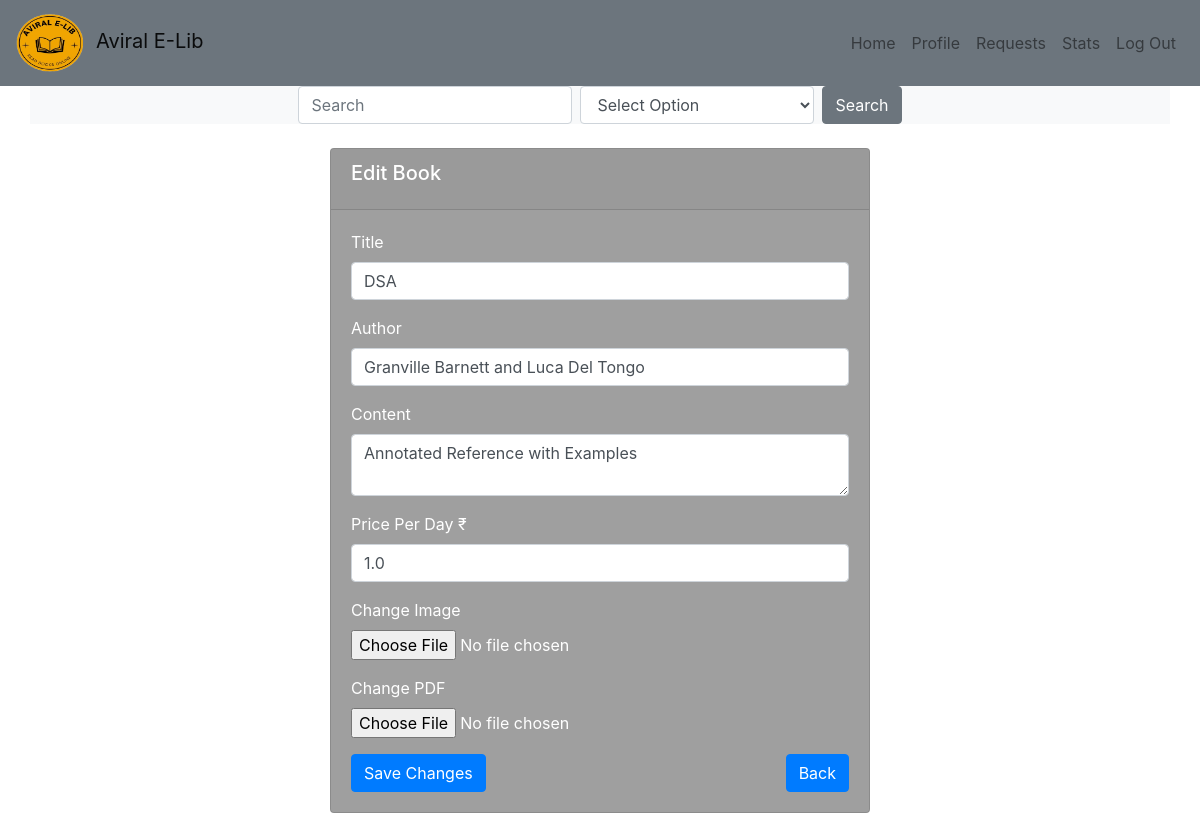
The app's page /edit_book/1 with its own data.
### application/models.py (models this page shows, shortened)
class Book(db.Model):
    id = db.Column(db.Integer, primary_key=True)
    title = db.Column(db.String(100), nullable=False)
    author = db.Column(db.String(100), nullable=False)
    content = db.Column(db.Text, nullable=False)
    image = db.Column(db.String(200), nullable=False)
    pdf = db.Column(db.String(200), nullable=False)
    section_id = db.Column(db.Integer, db.ForeignKey('section.id'), nullable=False)
    section = db.relationship('Section', backref=db.backref('books', lazy=True))
    date_created = db.Column(db.DateTime, nullable=False, default=datetime.utcnow)
    price_per_day = db.Column(db.Float, nullable=False)

### application/routes.py (the view, shortened to what this page needs)
@app.route('/edit_book/<int:book_id>', methods=['GET', 'POST'])
def edit_book(book_id):
    book = Book.query.get_or_404(book_id)
    section_id = book.section_id
    return render_template('edit_book.html', book=book, section_id=section_id)

### templates/edit_book.html
{% extends 'basefor_admin.html' %}
{% block content %}
<div class="container py-4">
    <div class="row justify-content-center">
        <div class="col-md-6">
            <div class="card">
                <div class="card-header">
                    <h5 class="card-title">Edit Book</h5>
                </div>
                <div class="card-body">
                    <form method="post" enctype="multipart/form-data">
                        <div class="form-group">
                            <label for="title">Title</label>
                            <input type="text" class="form-control" id="title" name="title" value="{{ book.title }}">
                        </div>
                        <div class="form-group">
                            <label for="author">Author</label>
                            <input type="text" class="form-control" id="author" name="author" value="{{ book.author }}">
                        </div>
                        <div class="form-group">
                            <label for="content">Content</label>
                            <textarea class="form-control" id="content" name="content">{{ book.content }}</textarea>
                        </div>
                        <div class="form-group">
                            <label for="rate">Price Per Day ₹</label>
                            <input type="number" class="form-control" id="price_per_day" name="price_per_day" value="{{ book.price_per_day }}" step="0.01">
                        </div>
                        <div class="form-group">
                            <label for="image">Change Image</label>
                            <input type="file" class="form-control-file" id="image" name="image" accept="image/*">
                        </div>
                        <div class="form-group">
                            <label for="pdf">Change PDF</label>
                            <input type="file" class="form-control-file" id="pdf" name="pdf" accept=".pdf">
                        </div>
                        <div class="d-flex justify-content-between">
                            <button type="submit" class="btn btn-primary" onclick="return confirm('Are you sure you want to do changes in this book?')">Save Changes</button>
                            <a href="{{ url_for('section_books', section_id=section_id) }}" class="btn btn-primary">Back</a>
                        </div>
                    </form>
                </div>
            </div>
        </div>
    </div>
</div>
{% endblock %}

### static/css/style.css (style rules this page uses)
.card { background-color: transparent; background-color: rgba(0, 0, 0, 0.377); color: #fff; }

### records on screen
Book: title "DSA", author "Granville Barnett and Luca Del Tongo", content "Annotated Reference with Examples", price_per_day "1.0"
